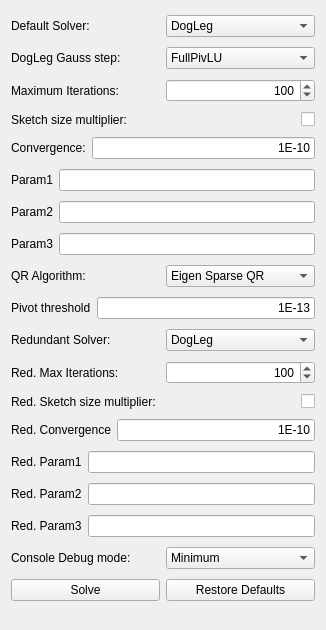
<?xml version="1.0" encoding="UTF-8"?>
<ui version="4.0">
 <class>TaskSketcherSolverAdvanced</class>
 <widget class="QWidget" name="TaskSketcherSolverAdvanced">
  <property name="geometry">
   <rect>
    <x>0</x>
    <y>0</y>
    <width>326</width>
    <height>630</height>
   </rect>
  </property>
  <property name="windowTitle">
   <string>Form</string>
  </property>
  <layout class="QVBoxLayout" name="verticalLayout">
   <item>
    <layout class="QHBoxLayout" name="horizontalLayout_4">
     <item>
      <widget class="QLabel" name="labelDefaultSolver">
       <property name="toolTip">
        <string>Default algorithm used for Sketch solving</string>
       </property>
       <property name="text">
        <string>Default Solver:</string>
       </property>
      </widget>
     </item>
     <item>
      <widget class="Gui::PrefComboBox" name="comboBoxDefaultSolver">
       <property name="currentIndex">
        <number>2</number>
       </property>
       <property name="prefEntry" stdset="0">
        <cstring>DefaultSolver</cstring>
       </property>
       <property name="prefPath" stdset="0">
        <cstring>Mod/Sketcher/SolverAdvanced</cstring>
       </property>
       <item>
        <property name="text">
         <string>BFGS</string>
        </property>
       </item>
       <item>
        <property name="text">
         <string>LevenbergMarquardt</string>
        </property>
       </item>
       <item>
        <property name="text">
         <string>DogLeg</string>
        </property>
       </item>
      </widget>
     </item>
    </layout>
   </item>
   <item>
    <layout class="QHBoxLayout" name="horizontalLayout_4_2">
     <item>
      <widget class="QLabel" name="labelDogLegGaussStep">
       <property name="toolTip">
        <string>Type of function to apply in DogLeg for the Gauss step</string>
       </property>
       <property name="text">
        <string>DogLeg Gauss step:</string>
       </property>
      </widget>
     </item>
     <item>
      <widget class="Gui::PrefComboBox" name="comboBoxDogLegGaussStep">
       <property name="currentIndex">
        <number>0</number>
       </property>
       <property name="prefEntry" stdset="0">
        <cstring>DogLegGaussStep</cstring>
       </property>
       <property name="prefPath" stdset="0">
        <cstring>Mod/Sketcher/SolverAdvanced</cstring>
       </property>
       <item>
        <property name="text">
         <string>FullPivLU</string>
        </property>
       </item>
       <item>
        <property name="text">
         <string>LeastNorm-FullPivLU</string>
        </property>
       </item>
       <item>
        <property name="text">
         <string>LeastNorm-LDLT</string>
        </property>
       </item>
      </widget>
     </item>
    </layout>
   </item>
   <item>
    <layout class="QHBoxLayout" name="horizontalLayout_2">
     <item>
      <widget class="QLabel" name="labelMaxIter">
       <property name="toolTip">
        <string>Maximum number of iterations of the default algorithm</string>
       </property>
       <property name="text">
        <string>Maximum Iterations:</string>
       </property>
      </widget>
     </item>
     <item>
      <widget class="Gui::PrefSpinBox" name="spinBoxMaxIter">
       <property name="alignment">
        <set>Qt::AlignRight|Qt::AlignTrailing|Qt::AlignVCenter</set>
       </property>
       <property name="maximum">
        <number>999</number>
       </property>
       <property name="value">
        <number>100</number>
       </property>
       <property name="prefEntry" stdset="0">
        <cstring>MaxIter</cstring>
       </property>
       <property name="prefPath" stdset="0">
        <cstring>Mod/Sketcher/SolverAdvanced</cstring>
       </property>
      </widget>
     </item>
    </layout>
   </item>
   <item>
    <layout class="QHBoxLayout" name="horizontalLayout_3">
     <item>
      <widget class="QLabel" name="labelSketchSizeMultiplier">
       <property name="toolTip">
        <string>If selected, the Maximum iterations value is multiplied by the sketch size</string>
       </property>
       <property name="text">
        <string>Sketch size multiplier:</string>
       </property>
      </widget>
     </item>
     <item>
      <widget class="Gui::PrefCheckBox" name="checkBoxSketchSizeMultiplier">
       <property name="sizePolicy">
        <sizepolicy hsizetype="Minimum" vsizetype="Fixed">
         <horstretch>0</horstretch>
         <verstretch>0</verstretch>
        </sizepolicy>
       </property>
       <property name="layoutDirection">
        <enum>Qt::RightToLeft</enum>
       </property>
       <property name="text">
        <string/>
       </property>
       <property name="prefEntry" stdset="0">
        <cstring>SketchSizeMultiplier</cstring>
       </property>
       <property name="prefPath" stdset="0">
        <cstring>Mod/Sketcher/SolverAdvanced</cstring>
       </property>
      </widget>
     </item>
    </layout>
   </item>
   <item>
    <layout class="QHBoxLayout" name="horizontalLayout_9">
     <item>
      <widget class="QLabel" name="labelSolverConvergence">
       <property name="toolTip">
        <string>Error threshold under which convergence is reached</string>
       </property>
       <property name="text">
        <string>Convergence:</string>
       </property>
      </widget>
     </item>
     <item>
      <widget class="Gui::PrefLineEdit" name="lineEditConvergence">
       <property name="layoutDirection">
        <enum>Qt::LeftToRight</enum>
       </property>
       <property name="text">
        <string notr="true">1E-10</string>
       </property>
       <property name="alignment">
        <set>Qt::AlignRight|Qt::AlignTrailing|Qt::AlignVCenter</set>
       </property>
       <property name="prefEntry" stdset="0">
        <cstring>Convergence</cstring>
       </property>
       <property name="prefPath" stdset="0">
        <cstring>Mod/Sketcher/SolverAdvanced</cstring>
       </property>
      </widget>
     </item>
    </layout>
   </item>
   <item>
    <layout class="QHBoxLayout" name="horizontalLayout_10">
     <item>
      <widget class="QLabel" name="labelSolverParam1">
       <property name="text">
        <string>Param1</string>
       </property>
      </widget>
     </item>
     <item>
      <widget class="Gui::PrefLineEdit" name="lineEditSolverParam1">
       <property name="alignment">
        <set>Qt::AlignRight|Qt::AlignTrailing|Qt::AlignVCenter</set>
       </property>
       <property name="prefEntry" stdset="0">
        <cstring>param</cstring>
       </property>
       <property name="prefPath" stdset="0">
        <cstring>Mod/Sketcher/SolverAdvanced</cstring>
       </property>
      </widget>
     </item>
    </layout>
   </item>
   <item>
    <layout class="QHBoxLayout" name="horizontalLayout_11">
     <item>
      <widget class="QLabel" name="labelSolverParam2">
       <property name="text">
        <string>Param2</string>
       </property>
      </widget>
     </item>
     <item>
      <widget class="Gui::PrefLineEdit" name="lineEditSolverParam2">
       <property name="alignment">
        <set>Qt::AlignRight|Qt::AlignTrailing|Qt::AlignVCenter</set>
       </property>
       <property name="prefEntry" stdset="0">
        <cstring>param</cstring>
       </property>
       <property name="prefPath" stdset="0">
        <cstring>Mod/Sketcher/SolverAdvanced</cstring>
       </property>
      </widget>
     </item>
    </layout>
   </item>
   <item>
    <layout class="QHBoxLayout" name="horizontalLayout_12">
     <item>
      <widget class="QLabel" name="labelSolverParam3">
       <property name="text">
        <string>Param3</string>
       </property>
      </widget>
     </item>
     <item>
      <widget class="Gui::PrefLineEdit" name="lineEditSolverParam3">
       <property name="alignment">
        <set>Qt::AlignRight|Qt::AlignTrailing|Qt::AlignVCenter</set>
       </property>
       <property name="prefEntry" stdset="0">
        <cstring>param</cstring>
       </property>
       <property name="prefPath" stdset="0">
        <cstring>Mod/Sketcher/SolverAdvanced</cstring>
       </property>
      </widget>
     </item>
    </layout>
   </item>
   <item>
    <layout class="QHBoxLayout" name="horizontalLayout">
     <item>
      <widget class="QLabel" name="labelQRAlgorithm">
       <property name="toolTip">
        <string>Algorithm used for the rank revealing QR decomposition</string>
       </property>
       <property name="text">
        <string>QR Algorithm:</string>
       </property>
      </widget>
     </item>
     <item>
      <widget class="Gui::PrefComboBox" name="comboBoxQRMethod">
       <property name="currentIndex">
        <number>1</number>
       </property>
       <property name="prefEntry" stdset="0">
        <cstring>QRMethod</cstring>
       </property>
       <property name="prefPath" stdset="0">
        <cstring>Mod/Sketcher/SolverAdvanced</cstring>
       </property>
       <item>
        <property name="text">
         <string>Eigen Dense QR</string>
        </property>
       </item>
       <item>
        <property name="text">
         <string>Eigen Sparse QR</string>
        </property>
       </item>
      </widget>
     </item>
    </layout>
   </item>
   <item>
    <layout class="QHBoxLayout" name="horizontalLayout_18">
     <item>
      <widget class="QLabel" name="labelPivotThreshold">
       <property name="text">
        <string>Pivot threshold</string>
       </property>
      </widget>
     </item>
     <item>
      <widget class="Gui::PrefLineEdit" name="lineEditQRPivotThreshold">
       <property name="text">
        <string>1E-13</string>
       </property>
       <property name="alignment">
        <set>Qt::AlignRight|Qt::AlignTrailing|Qt::AlignVCenter</set>
       </property>
       <property name="prefEntry" stdset="0">
        <cstring>QRPivotThreshold</cstring>
       </property>
       <property name="prefPath" stdset="0">
        <cstring>Mod/Sketcher/SolverAdvanced</cstring>
       </property>
      </widget>
     </item>
    </layout>
   </item>
   <item>
    <layout class="QHBoxLayout" name="horizontalLayout_5">
     <item>
      <widget class="QLabel" name="labelRedundantSolver">
       <property name="toolTip">
        <string>Solving algorithm used for determination of Redundant constraints</string>
       </property>
       <property name="text">
        <string>Redundant Solver:</string>
       </property>
      </widget>
     </item>
     <item>
      <widget class="Gui::PrefComboBox" name="comboBoxRedundantDefaultSolver">
       <property name="currentIndex">
        <number>2</number>
       </property>
       <property name="prefEntry" stdset="0">
        <cstring>RedundantDefaultSolver</cstring>
       </property>
       <property name="prefPath" stdset="0">
        <cstring>Mod/Sketcher/SolverAdvanced</cstring>
       </property>
       <item>
        <property name="text">
         <string>BFGS</string>
        </property>
       </item>
       <item>
        <property name="text">
         <string>LevenbergMarquardt</string>
        </property>
       </item>
       <item>
        <property name="text">
         <string>DogLeg</string>
        </property>
       </item>
      </widget>
     </item>
    </layout>
   </item>
   <item>
    <layout class="QHBoxLayout" name="horizontalLayout_6">
     <item>
      <widget class="QLabel" name="labelRedundantSolverMaxIterations">
       <property name="toolTip">
        <string>Maximum number of iterations of the solver used for determination of Redundant constraints</string>
       </property>
       <property name="text">
        <string>Red. Max Iterations:</string>
       </property>
      </widget>
     </item>
     <item>
      <widget class="Gui::PrefSpinBox" name="spinBoxRedundantSolverMaxIterations">
       <property name="toolTip">
        <string/>
       </property>
       <property name="alignment">
        <set>Qt::AlignRight|Qt::AlignTrailing|Qt::AlignVCenter</set>
       </property>
       <property name="maximum">
        <number>999</number>
       </property>
       <property name="value">
        <number>100</number>
       </property>
       <property name="prefEntry" stdset="0">
        <cstring>RedundantSolverMaxIterations</cstring>
       </property>
       <property name="prefPath" stdset="0">
        <cstring>Mod/Sketcher/SolverAdvanced</cstring>
       </property>
      </widget>
     </item>
    </layout>
   </item>
   <item>
    <layout class="QHBoxLayout" name="horizontalLayout_7">
     <item>
      <widget class="QLabel" name="labelRedundantSketchSizeMultiplier">
       <property name="toolTip">
        <string>If selected, the Maximum iterations value for the redundant algorithm is multiplied by the sketch size</string>
       </property>
       <property name="text">
        <string>Red. Sketch size multiplier:</string>
       </property>
      </widget>
     </item>
     <item>
      <widget class="Gui::PrefCheckBox" name="checkBoxRedundantSketchSizeMultiplier">
       <property name="layoutDirection">
        <enum>Qt::RightToLeft</enum>
       </property>
       <property name="text">
        <string/>
       </property>
       <property name="prefEntry" stdset="0">
        <cstring>RedundantSketchSizeMultiplier</cstring>
       </property>
       <property name="prefPath" stdset="0">
        <cstring>Mod/Sketcher/SolverAdvanced</cstring>
       </property>
      </widget>
     </item>
    </layout>
   </item>
   <item>
    <layout class="QHBoxLayout" name="horizontalLayout_13">
     <item>
      <widget class="QLabel" name="labelRedundantConvergence">
       <property name="toolTip">
        <string>Error threshold under which convergence is reached for the solving of redundant constraints</string>
       </property>
       <property name="text">
        <string>Red. Convergence</string>
       </property>
      </widget>
     </item>
     <item>
      <widget class="Gui::PrefLineEdit" name="lineEditRedundantConvergence">
       <property name="text">
        <string>1E-10</string>
       </property>
       <property name="alignment">
        <set>Qt::AlignRight|Qt::AlignTrailing|Qt::AlignVCenter</set>
       </property>
       <property name="prefEntry" stdset="0">
        <cstring>RedundantConvergence</cstring>
       </property>
       <property name="prefPath" stdset="0">
        <cstring>Mod/Sketcher/SolverAdvanced</cstring>
       </property>
      </widget>
     </item>
    </layout>
   </item>
   <item>
    <layout class="QHBoxLayout" name="horizontalLayout_14">
     <item>
      <widget class="QLabel" name="labelRedundantSolverParam1">
       <property name="text">
        <string>Red. Param1</string>
       </property>
      </widget>
     </item>
     <item>
      <widget class="Gui::PrefLineEdit" name="lineEditRedundantSolverParam1">
       <property name="alignment">
        <set>Qt::AlignRight|Qt::AlignTrailing|Qt::AlignVCenter</set>
       </property>
       <property name="prefEntry" stdset="0">
        <cstring>param</cstring>
       </property>
       <property name="prefPath" stdset="0">
        <cstring>Mod/Sketcher/SolverAdvanced</cstring>
       </property>
      </widget>
     </item>
    </layout>
   </item>
   <item>
    <layout class="QHBoxLayout" name="horizontalLayout_15">
     <item>
      <widget class="QLabel" name="labelRedundantSolverParam2">
       <property name="text">
        <string>Red. Param2</string>
       </property>
      </widget>
     </item>
     <item>
      <widget class="Gui::PrefLineEdit" name="lineEditRedundantSolverParam2">
       <property name="alignment">
        <set>Qt::AlignRight|Qt::AlignTrailing|Qt::AlignVCenter</set>
       </property>
       <property name="prefEntry" stdset="0">
        <cstring>param</cstring>
       </property>
       <property name="prefPath" stdset="0">
        <cstring>Mod/Sketcher/SolverAdvanced</cstring>
       </property>
      </widget>
     </item>
    </layout>
   </item>
   <item>
    <layout class="QHBoxLayout" name="horizontalLayout_16">
     <item>
      <widget class="QLabel" name="labelRedundantSolverParam3">
       <property name="text">
        <string>Red. Param3</string>
       </property>
      </widget>
     </item>
     <item>
      <widget class="Gui::PrefLineEdit" name="lineEditRedundantSolverParam3">
       <property name="alignment">
        <set>Qt::AlignRight|Qt::AlignTrailing|Qt::AlignVCenter</set>
       </property>
       <property name="prefEntry" stdset="0">
        <cstring>param</cstring>
       </property>
       <property name="prefPath" stdset="0">
        <cstring>Mod/Sketcher/SolverAdvanced</cstring>
       </property>
      </widget>
     </item>
    </layout>
   </item>
   <item>
    <layout class="QHBoxLayout" name="horizontalLayout_8">
     <item>
      <widget class="QLabel" name="labelDebugMode">
       <property name="toolTip">
        <string>Degree of verbosity of the debug output to the console</string>
       </property>
       <property name="text">
        <string>Console Debug mode:</string>
       </property>
      </widget>
     </item>
     <item>
      <widget class="Gui::PrefComboBox" name="comboBoxDebugMode">
       <property name="currentIndex">
        <number>1</number>
       </property>
       <property name="prefEntry" stdset="0">
        <cstring>DebugMode</cstring>
       </property>
       <property name="prefPath" stdset="0">
        <cstring>Mod/Sketcher/SolverAdvanced</cstring>
       </property>
       <item>
        <property name="text">
         <string>None</string>
        </property>
       </item>
       <item>
        <property name="text">
         <string>Minimum</string>
        </property>
       </item>
       <item>
        <property name="text">
         <string>Iteration Level</string>
        </property>
       </item>
      </widget>
     </item>
    </layout>
   </item>
   <item>
    <layout class="QHBoxLayout" name="horizontalLayout_17">
     <item>
      <widget class="QPushButton" name="pushButtonSolve">
       <property name="text">
        <string>Solve</string>
       </property>
      </widget>
     </item>
     <item>
      <widget class="QPushButton" name="pushButtonDefaults">
       <property name="toolTip">
        <string>Resets all solver values to their default values</string>
       </property>
       <property name="text">
        <string>Restore Defaults</string>
       </property>
      </widget>
     </item>
    </layout>
   </item>
  </layout>
 </widget>
 <customwidgets>
  <customwidget>
   <class>Gui::PrefLineEdit</class>
   <extends>QLineEdit</extends>
   <header>Gui/PrefWidgets.h</header>
  </customwidget>
  <customwidget>
   <class>Gui::PrefComboBox</class>
   <extends>QComboBox</extends>
   <header>Gui/PrefWidgets.h</header>
  </customwidget>
  <customwidget>
   <class>Gui::PrefCheckBox</class>
   <extends>QCheckBox</extends>
   <header>Gui/PrefWidgets.h</header>
  </customwidget>
  <customwidget>
   <class>Gui::PrefSpinBox</class>
   <extends>QSpinBox</extends>
   <header>Gui/PrefWidgets.h</header>
  </customwidget>
 </customwidgets>
 <resources/>
 <connections/>
</ui>
